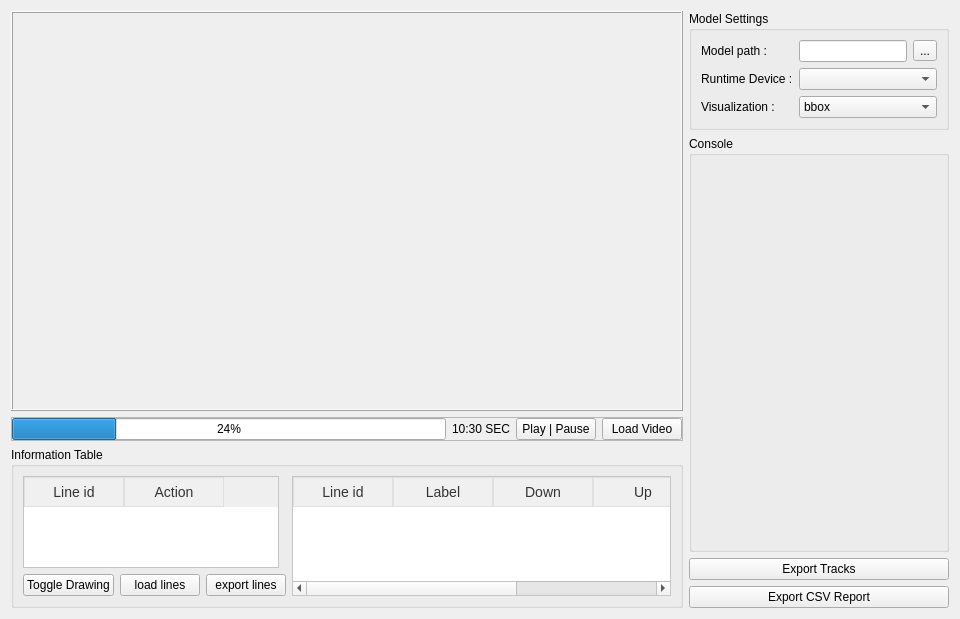
<?xml version="1.0" encoding="UTF-8"?>
<ui version="4.0">
 <class>Form</class>
 <widget class="QWidget" name="Form">
  <property name="geometry">
   <rect>
    <x>0</x>
    <y>0</y>
    <width>960</width>
    <height>619</height>
   </rect>
  </property>
  <property name="sizePolicy">
   <sizepolicy hsizetype="Expanding" vsizetype="Preferred">
    <horstretch>0</horstretch>
    <verstretch>0</verstretch>
   </sizepolicy>
  </property>
  <property name="minimumSize">
   <size>
    <width>0</width>
    <height>400</height>
   </size>
  </property>
  <property name="maximumSize">
   <size>
    <width>16777215</width>
    <height>16777215</height>
   </size>
  </property>
  <property name="cursor">
   <cursorShape>ArrowCursor</cursorShape>
  </property>
  <property name="mouseTracking">
   <bool>true</bool>
  </property>
  <property name="tabletTracking">
   <bool>true</bool>
  </property>
  <property name="acceptDrops">
   <bool>true</bool>
  </property>
  <property name="windowTitle">
   <string>Form</string>
  </property>
  <layout class="QGridLayout" name="gridLayout_4">
   <item row="0" column="1" rowspan="2">
    <widget class="QFrame" name="controls_frame">
     <property name="sizePolicy">
      <sizepolicy hsizetype="Maximum" vsizetype="Preferred">
       <horstretch>0</horstretch>
       <verstretch>0</verstretch>
      </sizepolicy>
     </property>
     <property name="minimumSize">
      <size>
       <width>0</width>
       <height>400</height>
      </size>
     </property>
     <layout class="QVBoxLayout" name="verticalLayout_3">
      <property name="leftMargin">
       <number>0</number>
      </property>
      <property name="topMargin">
       <number>0</number>
      </property>
      <property name="rightMargin">
       <number>0</number>
      </property>
      <property name="bottomMargin">
       <number>0</number>
      </property>
      <item>
       <widget class="QGroupBox" name="groupBox_2">
        <property name="sizePolicy">
         <sizepolicy hsizetype="Preferred" vsizetype="Preferred">
          <horstretch>0</horstretch>
          <verstretch>0</verstretch>
         </sizepolicy>
        </property>
        <property name="title">
         <string>Model Settings</string>
        </property>
        <layout class="QGridLayout" name="gridLayout_2">
         <item row="0" column="1">
          <widget class="QLineEdit" name="modelpathlineedit"/>
         </item>
         <item row="2" column="1" colspan="2">
          <widget class="QComboBox" name="vizselectro">
           <item>
            <property name="text">
             <string>bbox</string>
            </property>
           </item>
           <item>
            <property name="text">
             <string>Track</string>
            </property>
           </item>
           <item>
            <property name="text">
             <string>bbox with track</string>
            </property>
           </item>
          </widget>
         </item>
         <item row="1" column="0">
          <widget class="QLabel" name="label_7">
           <property name="text">
            <string>Runtime Device :</string>
           </property>
          </widget>
         </item>
         <item row="0" column="0">
          <widget class="QLabel" name="label_12">
           <property name="sizePolicy">
            <sizepolicy hsizetype="Preferred" vsizetype="Preferred">
             <horstretch>0</horstretch>
             <verstretch>0</verstretch>
            </sizepolicy>
           </property>
           <property name="text">
            <string>Model path :</string>
           </property>
          </widget>
         </item>
         <item row="1" column="1" colspan="2">
          <widget class="QComboBox" name="deviceselector"/>
         </item>
         <item row="2" column="0">
          <widget class="QLabel" name="label_8">
           <property name="text">
            <string>Visualization :</string>
           </property>
          </widget>
         </item>
         <item row="0" column="2">
          <widget class="QToolButton" name="modelchooserbtn">
           <property name="text">
            <string>...</string>
           </property>
          </widget>
         </item>
        </layout>
       </widget>
      </item>
      <item>
       <widget class="QGroupBox" name="console">
        <property name="sizePolicy">
         <sizepolicy hsizetype="Preferred" vsizetype="Expanding">
          <horstretch>0</horstretch>
          <verstretch>0</verstretch>
         </sizepolicy>
        </property>
        <property name="title">
         <string>Console</string>
        </property>
       </widget>
      </item>
      <item>
       <widget class="QPushButton" name="exporttrackbtn">
        <property name="text">
         <string>Export Tracks</string>
        </property>
       </widget>
      </item>
      <item>
       <widget class="QPushButton" name="exportreportbtn">
        <property name="text">
         <string>Export CSV Report</string>
        </property>
       </widget>
      </item>
     </layout>
    </widget>
   </item>
   <item row="1" column="0">
    <widget class="QGroupBox" name="info_groupBox_2">
     <property name="title">
      <string>Information Table</string>
     </property>
     <layout class="QGridLayout" name="info_frame">
      <property name="leftMargin">
       <number>9</number>
      </property>
      <property name="topMargin">
       <number>9</number>
      </property>
      <property name="rightMargin">
       <number>9</number>
      </property>
      <property name="bottomMargin">
       <number>9</number>
      </property>
      <item row="4" column="0">
       <widget class="QFrame" name="drawing_butt">
        <layout class="QHBoxLayout" name="horizontalLayout_2">
         <property name="leftMargin">
          <number>0</number>
         </property>
         <property name="topMargin">
          <number>0</number>
         </property>
         <property name="rightMargin">
          <number>0</number>
         </property>
         <property name="bottomMargin">
          <number>0</number>
         </property>
         <item>
          <widget class="QPushButton" name="toggledrawingbtn">
           <property name="sizePolicy">
            <sizepolicy hsizetype="Preferred" vsizetype="Preferred">
             <horstretch>0</horstretch>
             <verstretch>0</verstretch>
            </sizepolicy>
           </property>
           <property name="text">
            <string>Toggle Drawing</string>
           </property>
          </widget>
         </item>
         <item>
          <widget class="QPushButton" name="loadlinesbtn">
           <property name="sizePolicy">
            <sizepolicy hsizetype="Preferred" vsizetype="Preferred">
             <horstretch>0</horstretch>
             <verstretch>0</verstretch>
            </sizepolicy>
           </property>
           <property name="text">
            <string>load lines</string>
           </property>
          </widget>
         </item>
         <item>
          <widget class="QPushButton" name="exportlinesbtn">
           <property name="sizePolicy">
            <sizepolicy hsizetype="Preferred" vsizetype="Preferred">
             <horstretch>0</horstretch>
             <verstretch>0</verstretch>
            </sizepolicy>
           </property>
           <property name="text">
            <string>export lines</string>
           </property>
          </widget>
         </item>
        </layout>
       </widget>
      </item>
      <item row="0" column="0" rowspan="4">
       <widget class="QTableWidget" name="infotable_1">
        <property name="sizePolicy">
         <sizepolicy hsizetype="Maximum" vsizetype="Preferred">
          <horstretch>0</horstretch>
          <verstretch>0</verstretch>
         </sizepolicy>
        </property>
        <property name="autoFillBackground">
         <bool>false</bool>
        </property>
        <property name="styleSheet">
         <string notr="true">QTableWidget {
            background-color: #ffffff;
            alternate-background-color: #f9f9f9;
            gridline-color: #e0e0e0;
            font-size: 14px;
            color: #333333;
        }

        QHeaderView::section {
            background-color: #f0f0f0;
            color: #333333;
            padding: 4px;
            font-size: 14px;
            border: 1px solid #e0e0e0;
        }

        QTableWidget::item {
            padding: 5px;
            border: none;
        }

        QTableWidget::item:selected {
            background-color: #b0c4de;
            color: #333333;
        }

        QTableWidget::item:hover {
            background-color: #f0f0f0;
        }

        QTableCornerButton::section {
            background-color: #f0f0f0;
            border: 1px solid #e0e0e0;
        }</string>
        </property>
        <column>
         <property name="text">
          <string>Line id</string>
         </property>
        </column>
        <column>
         <property name="text">
          <string>Action</string>
         </property>
        </column>
       </widget>
      </item>
      <item row="0" column="2" rowspan="5">
       <widget class="QTableWidget" name="infotable_2">
        <property name="sizePolicy">
         <sizepolicy hsizetype="Preferred" vsizetype="Expanding">
          <horstretch>0</horstretch>
          <verstretch>0</verstretch>
         </sizepolicy>
        </property>
        <property name="autoFillBackground">
         <bool>false</bool>
        </property>
        <property name="styleSheet">
         <string notr="true">QTableWidget {
            background-color: #ffffff;
            alternate-background-color: #f9f9f9;
            gridline-color: #e0e0e0;
            font-size: 14px;
            color: #333333;
        }

        QHeaderView::section {
            background-color: #f0f0f0;
            color: #333333;
            padding: 4px;
            font-size: 14px;
            border: 1px solid #e0e0e0;
        }

        QTableWidget::item {
            padding: 5px;
            border: none;
        }

        QTableWidget::item:selected {
            background-color: #b0c4de;
            color: #333333;
        }

        QTableWidget::item:hover {
            background-color: #f0f0f0;
        }

        QTableCornerButton::section {
            background-color: #f0f0f0;
            border: 1px solid #e0e0e0;
        }</string>
        </property>
        <column>
         <property name="text">
          <string>Line id</string>
         </property>
        </column>
        <column>
         <property name="text">
          <string>Label</string>
         </property>
        </column>
        <column>
         <property name="text">
          <string>Down</string>
         </property>
        </column>
        <column>
         <property name="text">
          <string>Up</string>
         </property>
        </column>
        <column>
         <property name="text">
          <string>Frequency</string>
         </property>
        </column>
       </widget>
      </item>
     </layout>
    </widget>
   </item>
   <item row="0" column="0">
    <widget class="QFrame" name="video_frame">
     <property name="frameShadow">
      <enum>QFrame::Plain</enum>
     </property>
     <layout class="QVBoxLayout" name="verticalLayout">
      <property name="leftMargin">
       <number>0</number>
      </property>
      <property name="topMargin">
       <number>0</number>
      </property>
      <property name="rightMargin">
       <number>0</number>
      </property>
      <property name="bottomMargin">
       <number>0</number>
      </property>
      <item>
       <widget class="QLabel" name="video_panel">
        <property name="sizePolicy">
         <sizepolicy hsizetype="Preferred" vsizetype="Expanding">
          <horstretch>0</horstretch>
          <verstretch>0</verstretch>
         </sizepolicy>
        </property>
        <property name="minimumSize">
         <size>
          <width>0</width>
          <height>400</height>
         </size>
        </property>
        <property name="maximumSize">
         <size>
          <width>16777215</width>
          <height>16777215</height>
         </size>
        </property>
        <property name="cursor">
         <cursorShape>CrossCursor</cursorShape>
        </property>
        <property name="mouseTracking">
         <bool>true</bool>
        </property>
        <property name="tabletTracking">
         <bool>true</bool>
        </property>
        <property name="acceptDrops">
         <bool>true</bool>
        </property>
        <property name="autoFillBackground">
         <bool>true</bool>
        </property>
        <property name="frameShape">
         <enum>QFrame::Box</enum>
        </property>
        <property name="frameShadow">
         <enum>QFrame::Raised</enum>
        </property>
        <property name="text">
         <string/>
        </property>
        <property name="alignment">
         <set>Qt::AlignCenter</set>
        </property>
        <property name="wordWrap">
         <bool>false</bool>
        </property>
       </widget>
      </item>
      <item>
       <widget class="QFrame" name="frame_4">
        <property name="frameShape">
         <enum>QFrame::StyledPanel</enum>
        </property>
        <property name="frameShadow">
         <enum>QFrame::Raised</enum>
        </property>
        <layout class="QHBoxLayout" name="horizontalLayout">
         <property name="leftMargin">
          <number>0</number>
         </property>
         <property name="topMargin">
          <number>0</number>
         </property>
         <property name="rightMargin">
          <number>0</number>
         </property>
         <property name="bottomMargin">
          <number>0</number>
         </property>
         <item>
          <widget class="QProgressBar" name="progressBar">
           <property name="value">
            <number>24</number>
           </property>
          </widget>
         </item>
         <item>
          <widget class="QLabel" name="videocurrenttime">
           <property name="text">
            <string>10:30 SEC</string>
           </property>
          </widget>
         </item>
         <item>
          <widget class="QPushButton" name="playpausebtn">
           <property name="sizePolicy">
            <sizepolicy hsizetype="Preferred" vsizetype="Preferred">
             <horstretch>0</horstretch>
             <verstretch>0</verstretch>
            </sizepolicy>
           </property>
           <property name="text">
            <string>Play | Pause</string>
           </property>
          </widget>
         </item>
         <item>
          <widget class="QPushButton" name="loadvideobtn">
           <property name="sizePolicy">
            <sizepolicy hsizetype="Preferred" vsizetype="Preferred">
             <horstretch>0</horstretch>
             <verstretch>0</verstretch>
            </sizepolicy>
           </property>
           <property name="text">
            <string>Load Video</string>
           </property>
          </widget>
         </item>
        </layout>
       </widget>
      </item>
     </layout>
    </widget>
   </item>
  </layout>
 </widget>
 <resources/>
 <connections/>
</ui>
